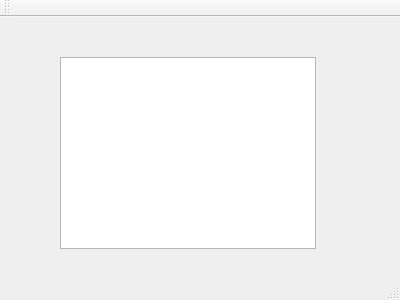
<?xml version="1.0" encoding="UTF-8"?>
<ui version="4.0">
 <class>MainWindow</class>
 <widget class="QMainWindow" name="MainWindow">
  <property name="geometry">
   <rect>
    <x>0</x>
    <y>0</y>
    <width>400</width>
    <height>300</height>
   </rect>
  </property>
  <property name="windowTitle">
   <string>MainWindow</string>
  </property>
  <widget class="QWidget" name="centralWidget">
   <widget class="QTableWidget" name="tableWidget">
    <property name="geometry">
     <rect>
      <x>60</x>
      <y>40</y>
      <width>256</width>
      <height>192</height>
     </rect>
    </property>
   </widget>
  </widget>
  <widget class="QMenuBar" name="menuBar">
   <property name="geometry">
    <rect>
     <x>0</x>
     <y>0</y>
     <width>400</width>
     <height>25</height>
    </rect>
   </property>
  </widget>
  <widget class="QToolBar" name="mainToolBar">
   <attribute name="toolBarArea">
    <enum>TopToolBarArea</enum>
   </attribute>
   <attribute name="toolBarBreak">
    <bool>false</bool>
   </attribute>
  </widget>
  <widget class="QStatusBar" name="statusBar"/>
 </widget>
 <layoutdefault spacing="6" margin="11"/>
 <resources/>
 <connections/>
</ui>
